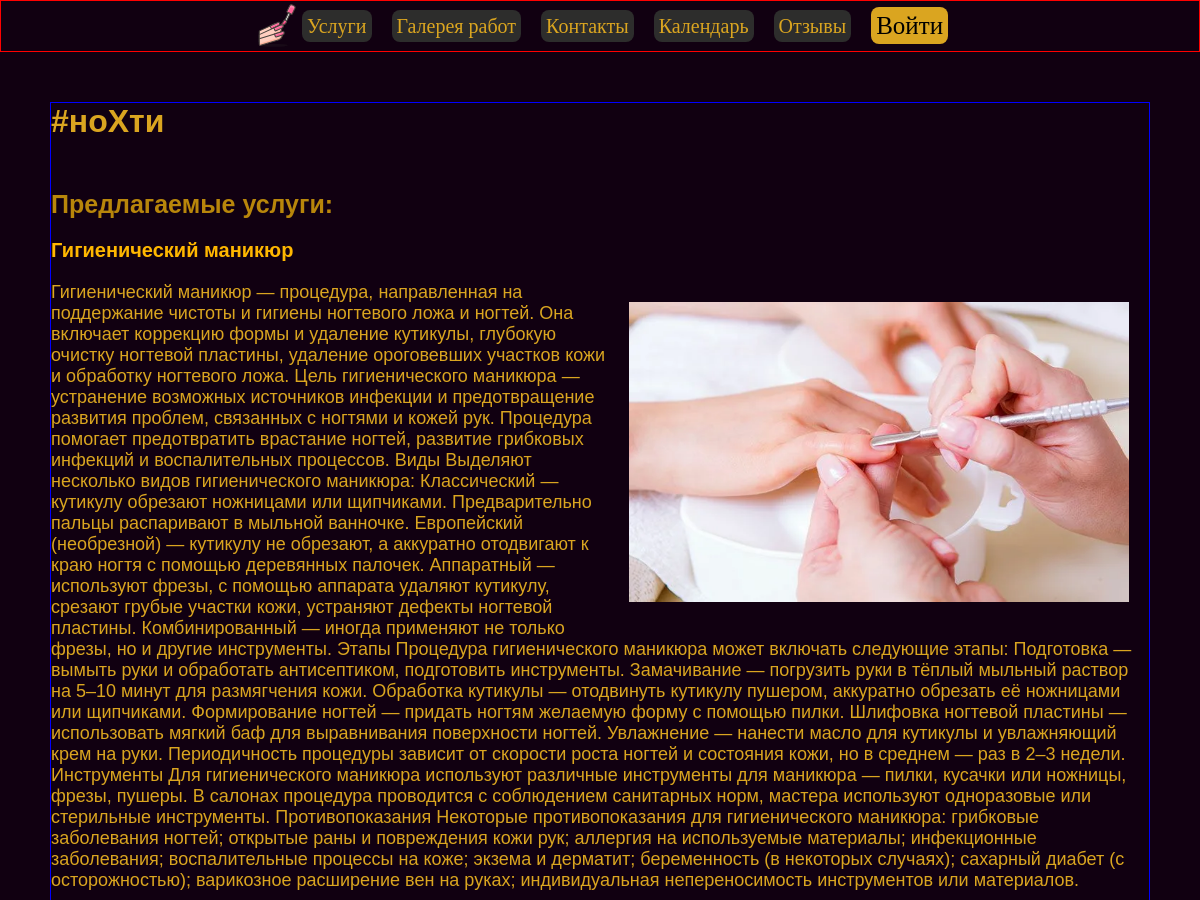
Before: / (upper part) with the older database file.
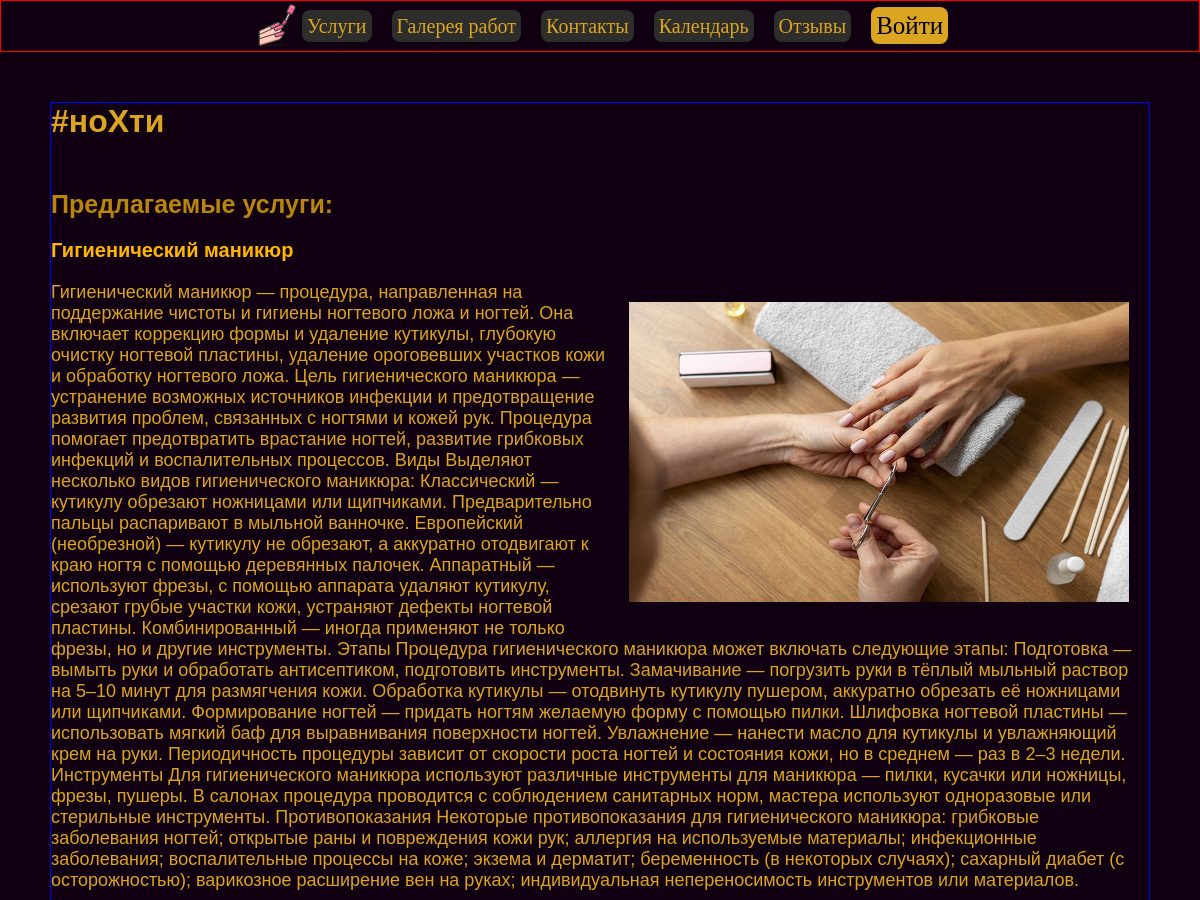
After: the same page with the newer database file.
### nailsite/models.py (models this page shows, shortened)
class Services(models.Model):
    title = models.CharField(max_length=200)
    images = models.ImageField(upload_to="services/", blank=True)
    description = models.TextField(blank=True)
    created = models.DateTimeField(auto_now_add=True, null=True)

### nailsite/views.py (the view)
# urls.py: path('', views.index, name='index'),
def index(request):
    services = Services.objects.all()
    context = {
        "services": services
    }
    return render(request, "nailsite/index.html", context)

### nailsite/templates/nailsite/index.html
{% extends 'nailsite/base.html' %}
{% load static %}
{% block content %}
<main>
    <h1>#ноХти</h1>
    <div class="services">
        <h2>Предлагаемые услуги:</h2>
        {% for service in services %}
        <h3 class="services_title">{{ service.title }}</h3>
        {% if service.images %}
        <img src="{{ service.images.url }}" alt="services images" class="services_images">
        {% endif %}
        <p class="services_description">{{ service.description }}</p>
        {% endfor %}
    </div>
</main>
{% endblock %}

### nailsite/templates/nailsite/base.html (shortened to what this page needs)
<!DOCTYPE html>
{% load static %}
<html lang="en">
<head>
    <link rel="stylesheet" href="{% static 'css/style.css' %}" />
</head>
<body>
{% include 'nailsite/navbar.html' %}
{% block content %}
{% endblock %}
</body>
</html>

### nailsite/templates/nailsite/navbar.html
{% load static %}
<header>
    <div class="navbar">
        <a href="/" class="logo">
            <img src="{% static 'images/logo.svg' %}" alt="#noHti logo">
        </a>
        <ul class="nav">
                <li><a href="{% url 'index' %}" class="menu_button">Услуги</a></li>
                <li><a href="{% url 'nailsite' %}" class="menu_button">Галерея работ</a></li>
                <li><a href="#" class="menu_button">Контакты</a></li>
                <li><a href="#" class="menu_button">Календарь</a></li>
                <li><a href="#" class="menu_button">Отзывы</a></li>
                <li><a href="#" class="log_button">Войти</a></li>
            </ul>
    </div>
</header>

### nailsite/static/css/style.css (style rules this page uses)
* { padding: 0; margin: 0; box-sizing: border-box; }
body { max-width: 1600px; min-height: 100vh; background-color: #110011; }
header { height: 20%; border: 1px solid red; margin-bottom: 20px; }
main { height: 80%; border: 1px solid blue; margin: 50px; }
.logo { width: 50px; height: 50px; }
.navbar { display: flex; justify-content: center; }
.nav { display: inline-flex; align-items: center; list-style: none; gap: 20px; }
.menu_button { text-decoration: none; font-size: 20px; color: #DAA520; background-color: rgb(45, 45, 44); padding: 5px; border-radius: 8px; }
.log_button { text-decoration: none; font-size: 25px; background-color: #DAA520; color: black; padding: 5px; border-radius: 8px; }
h1 { color: #DAA520; margin-bottom: 50px; font-family: Verdana, Geneva, Tahoma, sans-serif; }
.services { display: flexbox; justify-content: center; align-items: center; }
.services h2 { color: darkgoldenrod; margin-bottom: 20px; font-family: Verdana, Geneva, Tahoma, sans-serif; font-size: 25px; }
.services_description { color: #DAA520; margin-bottom: 50px; font-family: Verdana, Geneva, Tahoma, sans-serif; font-size: 18px; }
.services_title { color: rgb(255, 183, 0); margin-bottom: 20px; font-family: Verdana, Geneva, Tahoma, sans-serif; font-size: 20px; }
.services_images { width: 500px; height: 300px; float: right; margin: 20px; }

Changed rows visible on the page:
changed Services "Гигиенический маникюр": images: a different picture
